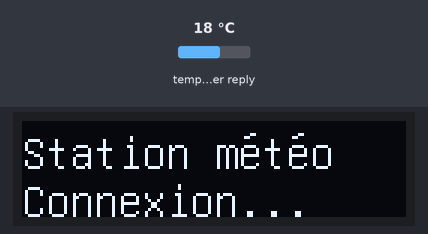
This sketch was run on a simulated ESP8266 (NodeMCU). Shown: 128×32 one-colour display. Inputs (shaded band) come from the test bench; at power-on: temperature in the weather reply 18 °C. WiFi joins after 1.5 s; servers stay silent unless stated; web services answer with replies made up by the test bench; what the sketch prints to the serial monitor is not drawn.

Above: at 0.1 s.
At 1.9 s:
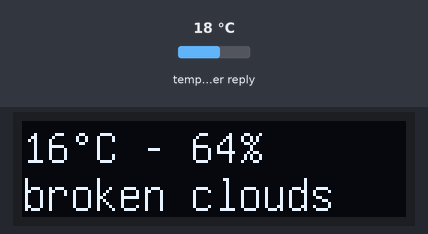

The sketch:

openweathermap.ino
```cpp
/*
  Display weather information from openweathermap in french on an SSD1306 I2C Oled screen (128x32)
  https://openweathermap.org

  Based on
  * Author: Emmanuel Odunlade
  * Complete Project Details https://randomnerdtutorials.com/esp8266-weather-forecaster/
  */

#include "settings.h";
#include <ArduinoJson.h>
#include <ESP8266WiFi.h>
#include <WiFiClient.h>

//SSD1306
#include <U8g2lib.h>
#include <Wire.h>
U8G2_SSD1306_128X32_UNIVISION_1_HW_I2C u8g2(U8G2_R0, U8X8_PIN_NONE, SCL, SDA);   // pin remapping with ESP8266 HW I2C

WiFiClient client;

// Open Weather Map API server name
const char server[] = "api.openweathermap.org";
String text;

int jsonend = 0;
boolean startJson = false;
int status = WL_IDLE_STATUS;

#define JSON_BUFF_DIMENSION 2500

unsigned long lastConnectionTime = 10 * 60 * 1000;     // last time you connected to the server, in milliseconds
const unsigned long postInterval = 10 * 60 * 1000;  // posting interval of 10 minutes  (10L * 1000L; 10 seconds delay for testing)

void setup() {
  u8g2.begin();
  Serial.begin(9600);
  u8g2.enableUTF8Print();
  displayTextWifi();

  text.reserve(JSON_BUFF_DIMENSION);

  WiFi.begin(ssid,pass);
  Serial.println("connecting");
  while (WiFi.status() != WL_CONNECTED) {
    delay(500);
    Serial.print(".");
  }
  Serial.println("WiFi Connected");
  printWiFiStatus();
}

void displayTextWifi(){
  u8g2.setFont(u8g2_font_unifont_t_latin);
  u8g2.firstPage();
  do {
    u8g2.setCursor(0, 16);
    u8g2.print("Station météo");
    u8g2.setCursor(0, 32);
    u8g2.print("Connexion...");
  }
  while ( u8g2.nextPage() );
}

void loop() {
  //OWM requires 10mins between request intervals
  //check if 10mins has passed then conect again and pull
  if (millis() - lastConnectionTime > postInterval) {
    // note the time that the connection was made:
    lastConnectionTime = millis();
    makehttpRequest();
    Serial.println("HTTP Request...");
  }
}

// print Wifi status
void printWiFiStatus() {
  // print the SSID of the network you're attached to:
  Serial.print("SSID: ");
  Serial.println(WiFi.SSID());

  // print your WiFi shield's IP address:
  IPAddress ip = WiFi.localIP();
  Serial.print("IP Address: ");
  Serial.println(ip);

  // print the received signal strength:
  long rssi = WiFi.RSSI();
  Serial.print("signal strength (RSSI):");
  Serial.print(rssi);
  Serial.println(" dBm");
}

// to request data from OWM
void makehttpRequest() {
  // close any connection before send a new request to allow client make connection to server
  client.stop();

  // if there's a successful connection:
  if (client.connect(server, 80)) {
    Serial.println("connecting...");
    // send the HTTP PUT request:
    client.println("GET /data/2.5/forecast?q=" + nameOfCity + "&APPID=" + apiKey + "&mode=json&units=metric&lang=fr&cnt=2 HTTP/1.1");
    client.println("Host: api.openweathermap.org");
    client.println("User-Agent: ArduinoWiFi/1.1");
    client.println("Connection: close");
    client.println();

    unsigned long timeout = millis();
    while (client.available() == 0) {
      Serial.print(".");
      if (millis() - timeout > 5000) {
        Serial.println(">>> Client Timeout !");
        client.stop();
        return;
      }
    }

    char c = 0;
    while (client.available()) {
      c = client.read();
      // since json contains equal number of open and close curly brackets, this means we can determine when a json is completely received  by counting
      // the open and close occurences,
      //Serial.print(c);
      if (c == '{') {
        startJson = true;         // set startJson true to indicate json message has started
        jsonend++;
      }
      if (c == '}') {
        jsonend--;
      }
      if (startJson == true) {
        text += c;
      }
      // if jsonend = 0 then we have have received equal number of curly braces
      if (jsonend == 0 && startJson == true) {
        parseJson(text.c_str());  // parse c string text in parseJson function
        text = "";                // clear text string for the next time
        startJson = false;        // set startJson to false to indicate that a new message has not yet started
      }
    }
  }
  else {
    // if no connction was made:
    Serial.println("connection failed");
    return;
  }
}

//to parse json data recieved from OWM
void parseJson(const char * jsonString) {
  //StaticJsonBuffer<4000> jsonBuffer;
  const size_t bufferSize = 2*JSON_ARRAY_SIZE(1) + JSON_ARRAY_SIZE(2) + 4*JSON_OBJECT_SIZE(1) + 3*JSON_OBJECT_SIZE(2) + 3*JSON_OBJECT_SIZE(4) + JSON_OBJECT_SIZE(5) + 2*JSON_OBJECT_SIZE(7) + 2*JSON_OBJECT_SIZE(8) + 720;
  DynamicJsonBuffer jsonBuffer(bufferSize);

  // FIND FIELDS IN JSON TREE
  JsonObject& root = jsonBuffer.parseObject(jsonString);
  if (!root.success()) {
    Serial.println("parseObject() failed");
    return;
  }

  JsonArray& list = root["list"];
  JsonObject& nowT = list[0];
  JsonObject& later = list[1];

  // including temperature and humidity for those who may wish to hack it in

  String city = root["city"]["name"];
  Serial.println(city);
  float tempNow = nowT["main"]["temp"];
  float humidityNow = nowT["main"]["humidity"];
  String weatherNow = nowT["weather"][0]["description"];
  Serial.println(tempNow);
  Serial.println(weatherNow);
  float tempLater = later["main"]["temp"];
  float humidityLater = later["main"]["humidity"];
  String weatherLater = later["weather"][0]["description"];

  Serial.println();
  u8g2.setFont(u8g2_font_unifont_t_latin);
  u8g2.firstPage();
  do {
    u8g2.setCursor(0, 14);
    u8g2.print(int(tempNow));
    u8g2.print("°C - ");
    u8g2.print(int(humidityNow));
    u8g2.println("%");
    u8g2.setCursor(0, 30);
    u8g2.print(weatherNow);
  }
  while ( u8g2.nextPage() );
}
```

settings.h
```cpp
// Replace with your SSID and password details
char ssid[] = "LABSud";
char pass[] = "Open Hardware & Open Source";

String nameOfCity = "montpellier,FR";
String apiKey = "6dbbd560fa4fd212ca81edca40f25181"; //Api Key(https://openweathermap.org)
```
